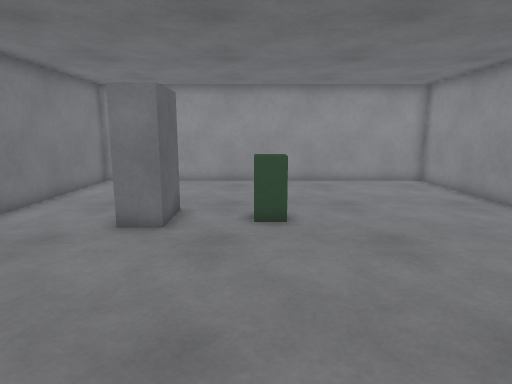
view 1 (above)

18 first-person views from a walk through a robot-simulator world made for Gazebo. The camera is 1.2 m above the floor, tilts 10° down and sees 75° across. The floor is counted in squares, 0.5 m on a side. Each view is taken from the middle of a square. On the plan, view 1 faces up. The plan holds only what a view shows up to about 19 squares ahead; the rest is blank. The place goes on beyond the plan.

view 2
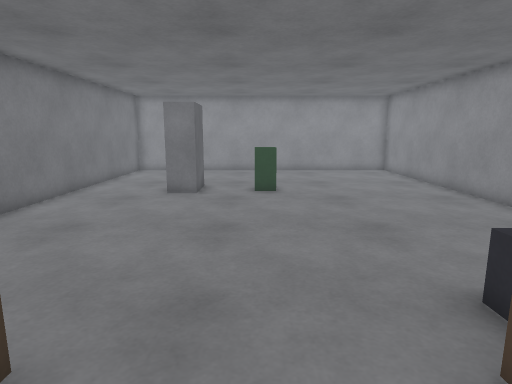

view 3
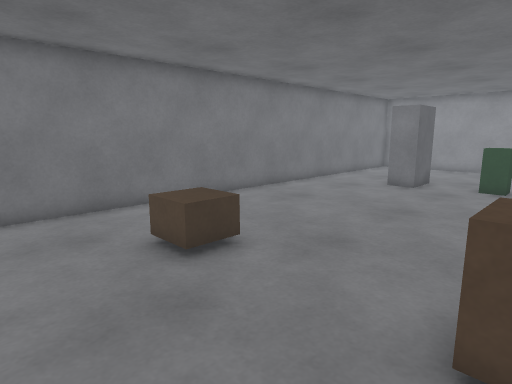

view 4
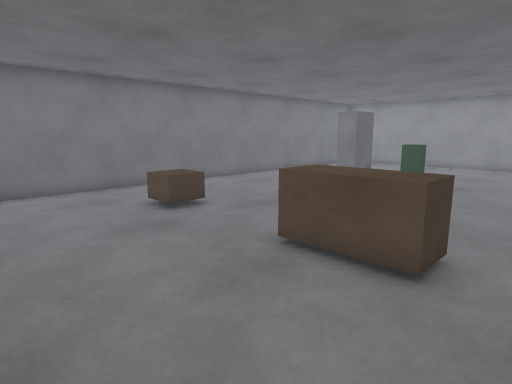

view 5
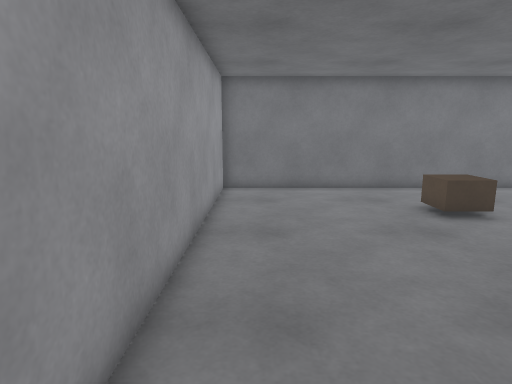

view 6
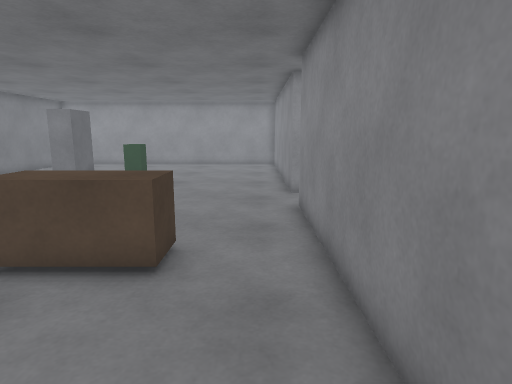

view 7
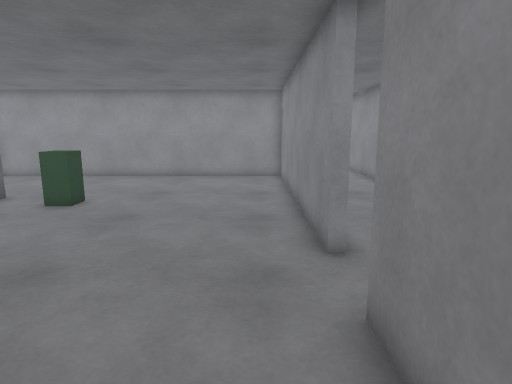

view 8
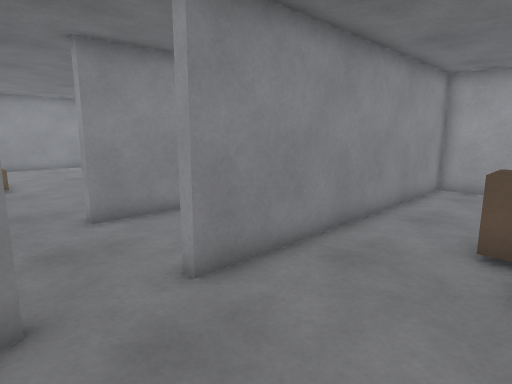

view 9
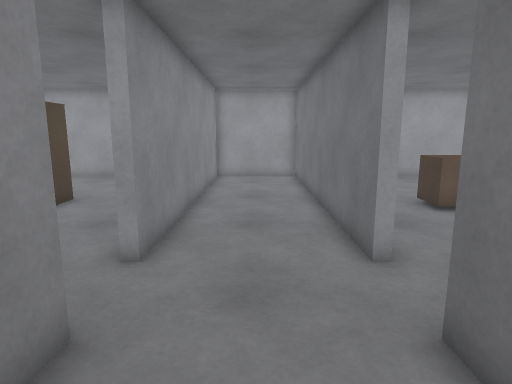

view 10
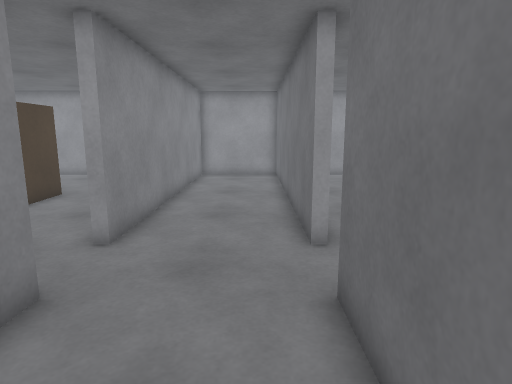

view 11
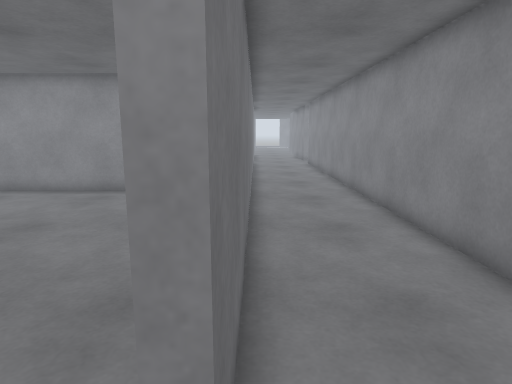

view 12
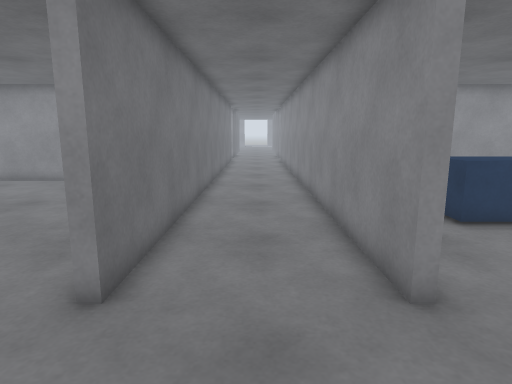

view 13
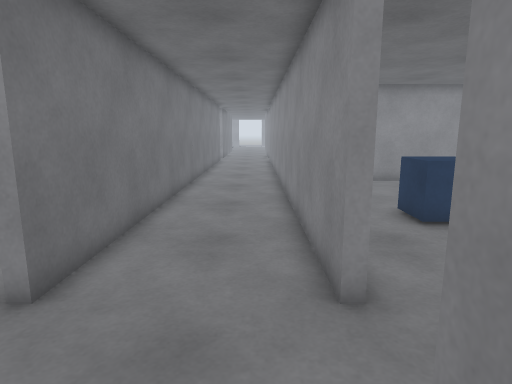

view 14
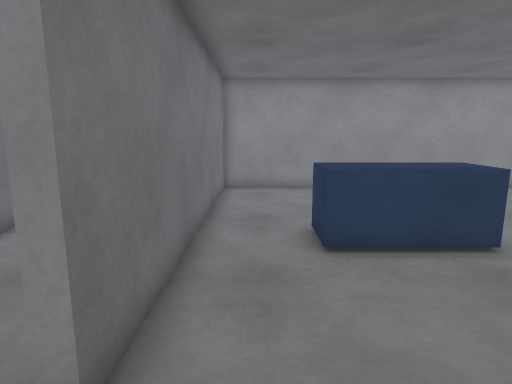

view 15
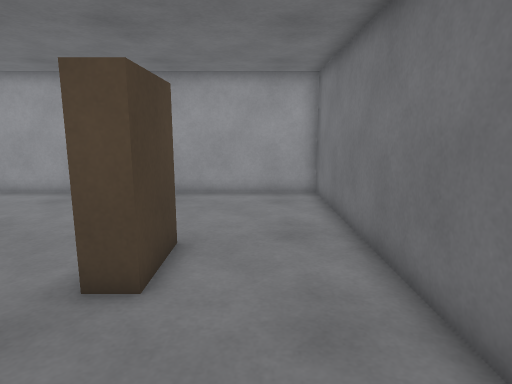

view 16
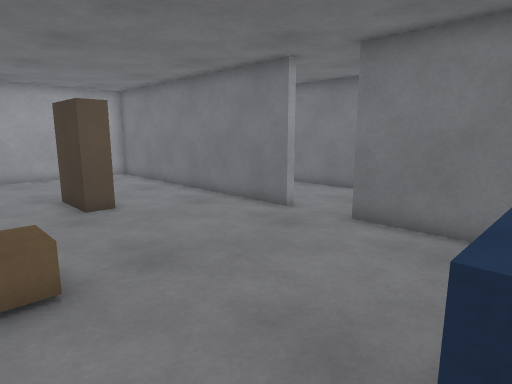

view 17
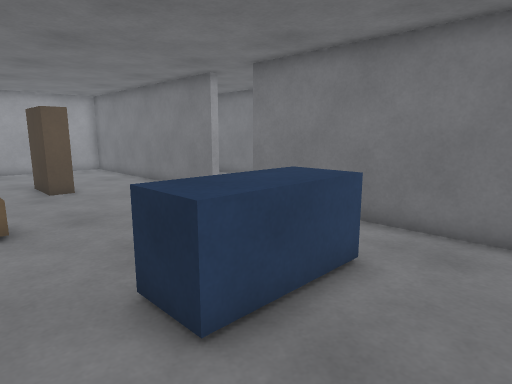

view 18
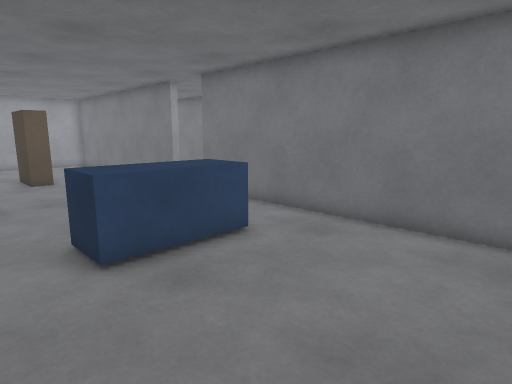

### Floor plan
Points are (right, up) in squares from view 1. A wall is a line through its corners. A room is listed if a view was taken in it or the views show most of it. See-through windows are left out.
Room 1 (views 1, 2, 3, 4, 5, 6, 7, 8)
walls: (8.4, 4.4) (8.4, 16.9) (-7.6, 16.9) (-7.6, -10.5) (8.4, -10.5) (8.4, 2)
ways out: opening at (8.5, 3.5) to room 2
objects: brown box (-4, -4) to (-2, -2); grey box (-3, 8) to (-2, 10); green box (0, 9) to (1, 10); brown box (2, -4) to (5, -2); grey box (3, -2) to (4, -1)
Room 2 (views 9, 10, 11, 12, 13)
walls: (13.6, 4.4) (13.2, 4.4) (13.2, 19.5); (8.4, 2) (8.8, 2) (8.8, -10.6) (13.2, -10.6) (13.2, 2) (13.6, 2); (8.8, 19.5) (8.8, 4.4) (8.4, 4.4)
ways out: opening at (8.5, 3.5) to room 1; opening at (13.5, 3.5) to room 3
Room 3 (views 14, 15, 16, 17, 18)
walls: (13.6, 2) (13.6, -10.5) (21.5, -10.5); (22.5, 16.9) (13.6, 16.9) (13.6, 4.4)
ways out: opening at (13.5, 3.5) to room 2
objects: blue box (16, 9) to (20, 10); brown box (18, -4) to (19, -2); brown box (21, 3) to (22, 4)

Positions as (right, up) in squares from view 1, and headings:
1: (0, 0), facing up
2: (0, -5), facing up
3: (3, -7), facing up-left
4: (7, -9), facing up-left
5: (7, -9), facing left
6: (7, -9), facing up
7: (7, -2), facing up
8: (4, 5), facing down-right
9: (11, 8), facing down
10: (10, 9), facing down
11: (9, 3), facing up
12: (11, 0), facing up
13: (12, 0), facing up
14: (15, 2), facing up
15: (16, 3), facing down
16: (22, 9), facing down-left
17: (22, 13), facing down-left
18: (22, 16), facing down-left
